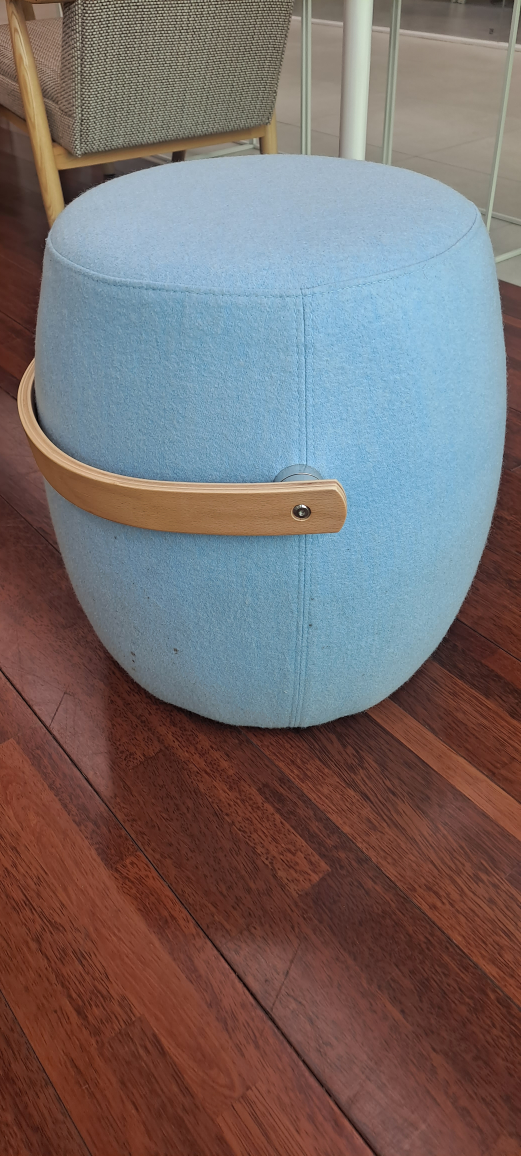
#> input picture DataAug/org/blue_front_no_na.jpg, 2084 x 4624 px (shown at 1/4 size)
$ python opencvteacher_code.py
#> lines starting #> are read from the running program, lines starting #| are printed output that depends on the picture
#함수 스타일로 코딩

import cv2,sys
import numpy as np
import os
from glob import glob
import shutil
from enum import Enum

#클래스에 내장될 기능을 번호로 설정
class funcNum(Enum):
    resize=1
    rotate=2
    hflip=3
    vflip=4
    crop=5

dataPath = os.path.join(os.getcwd(),'DataAug')
dataOrg=os.path.join(dataPath,'org')

DEBUG=True

#전역변수
dsize=(224,224)

#input:dataPath
#output:dataPath안에 jpg파일의 리스트를 가져오기
#확장하려면 기능추가 :img_type=['jpg','png','gif']
def getFileList(dataPath):
    fileNames=glob(os.path.join(dataPath,'*.jpg'))
    if DEBUG:
        print(fileNames)
    if fileNames is None:
        print("filelist nope")

    return fileNames
#이미지를 불러오는 함수
def readImg(image_path):
    img=cv2.imread(image_path)

    if img is None:
        sys.exit('image load failed')
    return img

#input:원본 파일명
#output:새로생성될 파일명
def getFileName(imgName):
        #파일명 생성
    #"airPod_white.jpg"
    #경로를 제외한 파일명만  올려낸다.abs
    baseName=os.path.basename(imgName)
    #확장자만 분리
    baseNameSplit=os.path.splitext(baseName)[0]
    resizeName=baseNameSplit+'_resize'+str(dsize[0])+'.jpg'
    return resizeName

def resize(img=None,dsize=dsize,imgName=None):
    if img is None:
        print("image path is none")

    dst=cv2.resize(img, dsize,interpolation=cv2.INTER_AREA)
    #샐로 만들 파일명 가져오기
    resizeName=getFileName(imgName)
    cv2.imwrite(resizeName,dst)
    return dst
    #파일 저장

classList=['blue','bluearm','brown','brownarm','gray','green','red']

def createFolder():
    for classname in classList:
        #기존에 폴더가 있으면 삭제하고, 새로 생성
        #폴더안에 파일이 존재하더라도, 파일과 폴더를 모두 삭제
        classPath=os.path.join(dataPath,classname)
        print(classPath)
        if os.path.isdir(classPath):
            shutil.rmtree(classPath)
        os.makedirs(classPath,exist_ok=True)

def main():
    createFolder()
    fileNames=getFileList(dataOrg)
    for fileNames in fileNames:

        img=readImg(fileNames)
#> in readImg, img is the input picture: shape (4624, 2084, 3); mean B, G, R 106.3, 106.9, 118.2
        dst=resize(img,dsize,fileNames)
#> in resize, `dst=cv2.resize(img, dsize,interpolation=cv2.INTER_AREA)`:
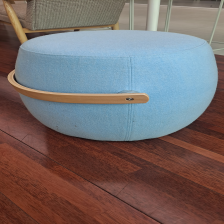
#> dst: shape (224, 224, 3); mean B, G, R 106.3, 106.9, 118.2
        cv2.imshow('img',dst)
        cv2.waitKey()
        break
    cv2.destroyAllWindows()

if __name__=="__main__":
    main()
